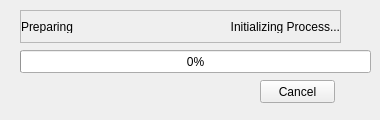
<?xml version="1.0" encoding="UTF-8"?>
<ui version="4.0">
 <class>Form</class>
 <widget class="QWidget" name="Form">
  <property name="windowModality">
   <enum>Qt::NonModal</enum>
  </property>
  <property name="geometry">
   <rect>
    <x>0</x>
    <y>0</y>
    <width>380</width>
    <height>120</height>
   </rect>
  </property>
  <property name="sizePolicy">
   <sizepolicy hsizetype="Fixed" vsizetype="Fixed">
    <horstretch>0</horstretch>
    <verstretch>0</verstretch>
   </sizepolicy>
  </property>
  <property name="minimumSize">
   <size>
    <width>380</width>
    <height>120</height>
   </size>
  </property>
  <property name="maximumSize">
   <size>
    <width>380</width>
    <height>120</height>
   </size>
  </property>
  <property name="windowTitle">
   <string>Progress</string>
  </property>
  <widget class="QProgressBar" name="prgBar">
   <property name="geometry">
    <rect>
     <x>20</x>
     <y>50</y>
     <width>351</width>
     <height>23</height>
    </rect>
   </property>
   <property name="value">
    <number>0</number>
   </property>
  </widget>
  <widget class="QFrame" name="frame">
   <property name="geometry">
    <rect>
     <x>20</x>
     <y>10</y>
     <width>321</width>
     <height>33</height>
    </rect>
   </property>
   <property name="frameShape">
    <enum>QFrame::StyledPanel</enum>
   </property>
   <property name="frameShadow">
    <enum>QFrame::Raised</enum>
   </property>
   <layout class="QHBoxLayout" name="horizontalLayout">
    <property name="leftMargin">
     <number>0</number>
    </property>
    <property name="rightMargin">
     <number>0</number>
    </property>
    <item>
     <widget class="QLabel" name="lblCaption_l">
      <property name="text">
       <string>Preparing</string>
      </property>
     </widget>
    </item>
    <item>
     <widget class="QLabel" name="lblCaption_r">
      <property name="text">
       <string>Initializing Process...</string>
      </property>
      <property name="alignment">
       <set>Qt::AlignRight|Qt::AlignTrailing|Qt::AlignVCenter</set>
      </property>
     </widget>
    </item>
   </layout>
  </widget>
  <widget class="QLabel" name="lblCancel">
   <property name="geometry">
    <rect>
     <x>30</x>
     <y>80</y>
     <width>46</width>
     <height>13</height>
    </rect>
   </property>
   <property name="text">
    <string/>
   </property>
  </widget>
  <widget class="QPushButton" name="cmdCancel">
   <property name="geometry">
    <rect>
     <x>260</x>
     <y>80</y>
     <width>75</width>
     <height>23</height>
    </rect>
   </property>
   <property name="text">
    <string>Cancel</string>
   </property>
  </widget>
 </widget>
 <resources/>
 <connections/>
</ui>
